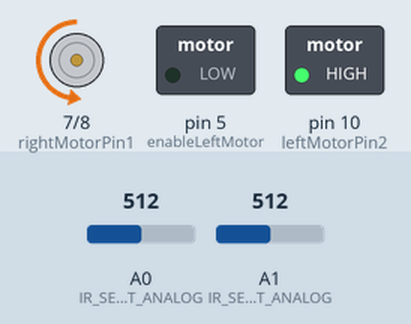
The sketch below on a simulated Arduino Uno, built with avr-gcc and run on an emulated ATmega328P. Shown: motor-driver pin pairs drawn as motors (green arrow = first pin HIGH = forward, orange = second pin HIGH = backward, longer = more drive, scaled by the enable pin), switched loads named in the sketch (green lamp = pin HIGH). The test bench sets the inputs (shaded band); at power-on: A0 (IR_SENSOR_RIGHT_ANALOG) = 512, A1 (IR_SENSOR_LEFT_ANALOG) = 512. What the sketch prints to the serial monitor is not drawn.

Above: at 0.1 s.
Timing chart, 0 to 1.6 s (numbered marks = the images above):
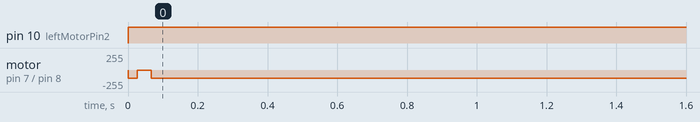

Measured:
- by itself, pin 10 (leftMotorPin2): LOW → HIGH at 0.00 s
- by itself, motor on pin 7 (rightMotorPin1) / pin 8 (rightMotorPin2): stopped → backward 127/255 at 0.00 s

The sketch:

AV.ino
```cpp
const int infraredSensorPinLeft = 11;
#define IR_SENSOR_RIGHT 11
#define IR_SENSOR_LEFT 12
#define IR_SENSOR_RIGHT_ANALOG 0
#define IR_SENSOR_LEFT_ANALOG 1
#define MOTOR_SPEED 180

//Right motor
int enableRightMotor=6;
int rightMotorPin1=7;
int rightMotorPin2=8;

//Left motor
int enableLeftMotor=5;
int leftMotorPin1=7;
int leftMotorPin2=10;


void setup ( ) {
  Serial.print("test");
  Serial.begin (9600); //Starting the serial communication at 9600 baud rate
  pinMode(IR_SENSOR_RIGHT, INPUT);
  pinMode(IR_SENSOR_LEFT, INPUT);

  // put your setup code here, to run once:
  pinMode(enableRightMotor, OUTPUT);
  pinMode(rightMotorPin1, OUTPUT);
  pinMode(rightMotorPin2, OUTPUT);

  pinMode(enableLeftMotor, OUTPUT);
  pinMode(leftMotorPin1, OUTPUT);
  pinMode(leftMotorPin2, OUTPUT);

  TCCR0B = TCCR0B & B11111000 | B00000010 ;


  rotateMotor(0,0);
}

void loop() {
  // // put your main code here, to run repeatedly:
  // // Serial.print("he he he ha");
  // int infraredValue = digitalRead(IR_SENSOR_RIGHT);
  // // Serial.println(infraredValue);

  //  int infraredValue2 = digitalRead(IR_SENSOR_LEFT);
  // // Serial.println(infraredValue2);

  int rightIRSensorValue = analogRead(IR_SENSOR_RIGHT_ANALOG);
  int leftIRSensorValue = analogRead(IR_SENSOR_LEFT_ANALOG);

  // LOWER IS DARKER/CLOSER
  const int darkThreshold = 500;
  int rightDectectsBlackLine = rightIRSensorValue < darkThreshold;
  int leftDectectsBlackLine = leftIRSensorValue < darkThreshold;

  Serial.println(rightDectectsBlackLine);
  rotateMotor(180,-180);

  //If none of the sensors detects black line, then go straight
  // if (rightIRSensorValue == LOW && leftIRSensorValue == LOW)
  // {
  //   rotateMotor(MOTOR_SPEED, MOTOR_SPEED);
  // }

  // int analogValue = analogRead(IR_SENSOR_LEFT_ANALOG);
  // Serial.println(analogValue);
  //   if (infraredValue == HIGH) {
  //   Serial.println("Line detected!");  // Print a message when the sensor detects a line
  // } else {
  //   Serial.println("No line detected.");
  // }

    // digitalWrite(rightMotorPin1,LOW);
    // digitalWrite(rightMotorPin2,LOW);
 int motor_speed = map(200, 400, 0, 0, 255);
  digitalWrite(rightMotorPin1, LOW);
digitalWrite(rightMotorPin2, HIGH);
analogWrite(enableRightMotor, motor_speed);

  delay(100);
}


void rotateMotor(int rightMotorSpeed, int leftMotorSpeed)
{

  if (rightMotorSpeed < 0)
  {
    digitalWrite(rightMotorPin1,LOW);
    digitalWrite(rightMotorPin2,HIGH);
  }
  else if (rightMotorSpeed > 0)
  {
    digitalWrite(rightMotorPin1,HIGH);
    digitalWrite(rightMotorPin2,LOW);
  }
  else
  {
    digitalWrite(rightMotorPin1,LOW);
    digitalWrite(rightMotorPin2,LOW);
  }

  if (leftMotorSpeed < 0)
  {
    digitalWrite(leftMotorPin1,LOW);
    digitalWrite(leftMotorPin2,HIGH);
  }
  else if (leftMotorSpeed > 0)
  {
    digitalWrite(leftMotorPin1,HIGH);
    digitalWrite(leftMotorPin2,LOW);
  }
  else
  {
    digitalWrite(leftMotorPin1,LOW);
    digitalWrite(leftMotorPin2,LOW);
  }
  // analogWrite(enableRightMotor, abs(rightMotorSpeed));
  // analogWrite(enableLeftMotor, abs(leftMotorSpeed));
}
```
